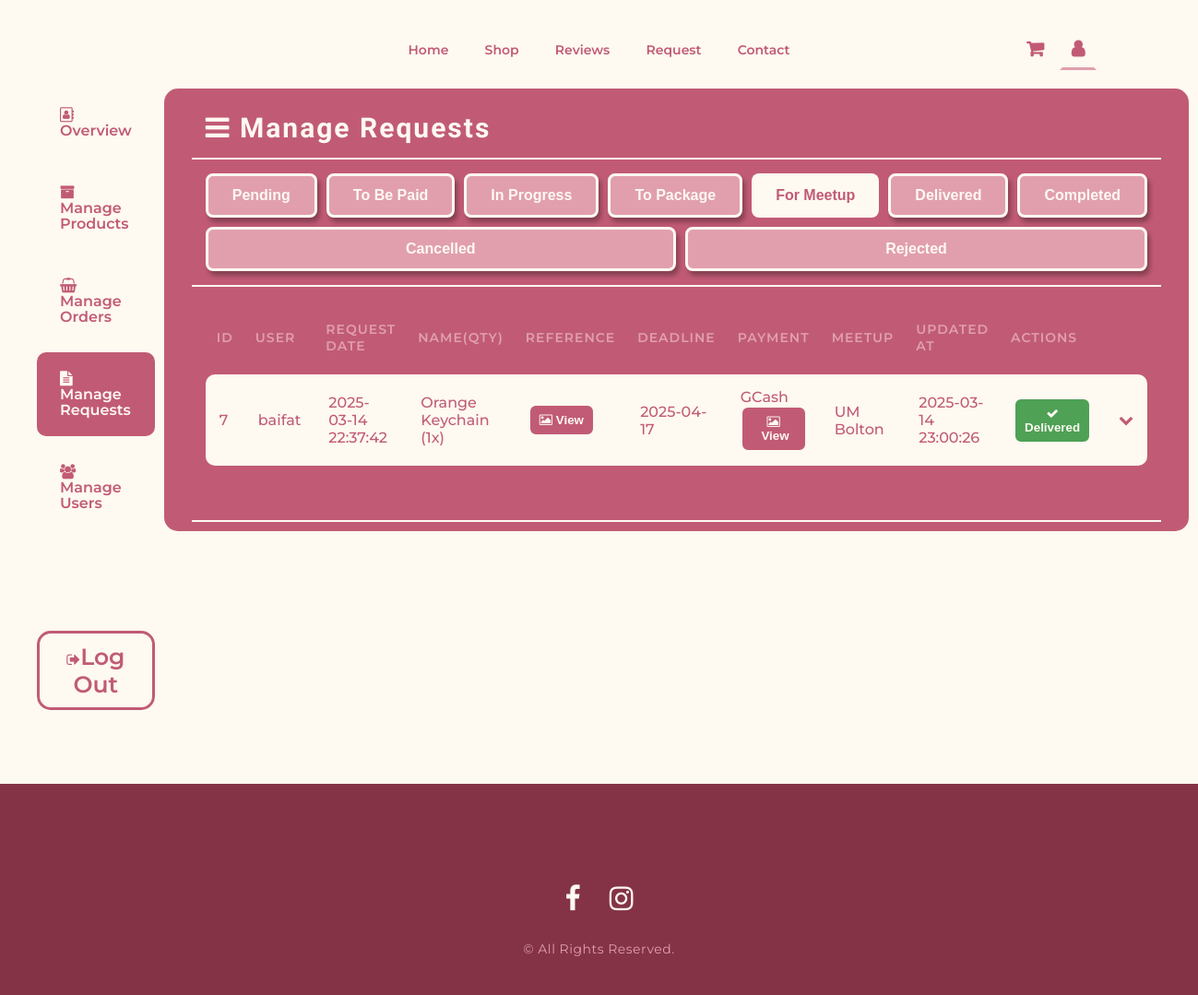
Page /admin-requests-forMeetup.php on the committed database.
### tables this page shows
CREATE TABLE `requests` (
  `RequestId` int(11) NOT NULL,
  `UserId` int(11) NOT NULL,
  `MeetupPlaceId` int(11) DEFAULT NULL,
  `RequestName` varchar(127) NOT NULL,
  `Deadline` date NOT NULL,
  `Instructions` varchar(255) NOT NULL,
  `Quantity` int(11) NOT NULL DEFAULT 1,
  `ReferenceImage` varchar(127) DEFAULT NULL,
  `RequestPrice` decimal(10,2) DEFAULT NULL,
  `RequestStatus` enum('Pending','To Pay','In Progress','To Package','For Meetup','Delivered','Completed','Rejected','Cancelled') NOT NULL DEFAULT 'Pending',
  `RequestedAt` timestamp NOT NULL DEFAULT current_timestamp(),
  `AdminMessage` varchar(255) DEFAULT NULL
);

CREATE TABLE `users` (
  `UserId` int(11) NOT NULL,
  `FirstName` varchar(127) NOT NULL,
  `LastName` varchar(127) NOT NULL,
  `Username` varchar(127) NOT NULL,
  `ProfileImage` varchar(127) DEFAULT NULL,
  `ContactNumber` varchar(127) NOT NULL,
  `Email` varchar(127) NOT NULL,
  `Password` varchar(255) NOT NULL,
  `FacebookLink` varchar(127) NOT NULL,
  `RegisteredAt` timestamp NOT NULL DEFAULT current_timestamp() ON UPDATE current_timestamp()
);

CREATE TABLE `request_payments` (
  `PaymentId` int(11) NOT NULL,
  `RequestId` int(11) NOT NULL,
  `PaymentMethod` enum('Cash on Meetup','GCash') NOT NULL,
  `PaymentRefNo` varchar(50) DEFAULT NULL,
  `ReceiptImage` varchar(255) DEFAULT NULL,
  `CreatedAt` timestamp NOT NULL DEFAULT current_timestamp()
);

CREATE TABLE `meetup_places` (
  `PlaceId` int(11) NOT NULL,
  `PlaceName` varchar(255) DEFAULT NULL
);

### includes/db_fetchAllRequests.php (called while the page is built)
<?php
require 'db_auth.php';
function fetchRequests($status)
{
    global $conn;
    $stmt = $conn->prepare("
        SELECT r.RequestId, u.Username, r.RequestName, r.Deadline, r.Instructions, m.PlaceName,
               r.Quantity, r.ReferenceImage, r.RequestPrice, r.RequestStatus, r.RequestedAt, r.AdminMessage,
               p.PaymentMethod, p.PaymentRefNo, p.ReceiptImage
        FROM requests r
        JOIN users u ON r.UserId = u.UserId
        JOIN meetup_places m ON r.MeetupPlaceId = m.PlaceId
        LEFT JOIN request_payments p ON r.RequestId = p.RequestId
        WHERE r.RequestStatus = ?
        ORDER BY r.RequestedAt DESC
    ");
    $stmt->bind_param("s", $status);
    $stmt->execute();
    $result = $stmt->get_result();
    $requests = [];
    while ($row = $result->fetch_assoc()) {
        $requestId = $row['RequestId'];
        $row['StatusUpdatedAt'] = fetchRequestStatusTimestamp($requestId, $row['RequestStatus']);
        $row['StatusHistory'] = fetchRequestStatusHistory($requestId);
        $requests[] = $row;
    }
    return $requests;
}
function fetchRequestStatusTimestamp($requestId, $status)
{
    global $conn;
    $stmt = $conn->prepare("
        SELECT MadeAt
        FROM request_status_history
        WHERE RequestId = ? AND Status = ?
        ORDER BY MadeAt DESC
        LIMIT 1
    ");
    $stmt->bind_param("is", $requestId, $status);
    $stmt->execute();
    $result = $stmt->get_result();
    if ($row = $result->fetch_assoc()) {
        return $row['MadeAt'];
    } else {
        return "N/A";
    }
}
function fetchRequestStatusHistory($requestId)
{
    global $conn;
    $stmt = $conn->prepare("
        SELECT Status, MadeAt
        FROM request_status_history
        WHERE RequestId = ?
        ORDER BY MadeAt ASC
    ");
    $stmt->bind_param("i", $requestId);
    $stmt->execute();
    $result = $stmt->get_result();
    $statusHistory = [];
    while ($row = $result->fetch_assoc()) {
        $statusHistory[] = $row;
    }
    return $statusHistory;
}

### admin-requests-forMeetup.php (the view, shortened to what this page needs)
<?php
include 'includes/db_fetchAllRequests.php';
$requests = fetchRequests('For Meetup');
?>
<!DOCTYPE html>
<html lang="en">
<head>
  <link rel="stylesheet" href="style.css" />
  <link
    rel="stylesheet"
    href="https://cdnjs.cloudflare.com/ajax/libs/font-awesome/4.7.0/css/font-awesome.min.css" />
</head>
<body>
  <header class="nav-bar">
    <div class="logo-area">
    </div>
    <nav class="link-area">
      <ul>
        <li><a href="index.php">Home</a></li>
        <li><a href="shop.php">Shop</a></li>
        <li><a href="reviews.php">Reviews</a></li>
        <li><a href="request.php">Request</a></li>
        <li><a href="contact.php">Contact</a></li>
      </ul>
    </nav>
    <div class="link-area user-area">
      <a href="#" class="fa fa-shopping-cart">
      </a>
      <a href="#" class="fa fa-user active"></a>
    </div>
  </header>
  <div class="wrapper admin">
    <section class="section user-info">
      <div class="user-info-nav">
        <a href="admin.php" class="fa fa-address-book-o"><span>&nbsp Overview</span></a>
        <a href="admin-products.php" class="fa fa-archive"><span>&nbsp Manage Products</span></a>
        <a href="admin-orders.php" class="fa fa-shopping-basket"><span>&nbsp Manage Orders</span></a>
        <a href="admin-requests.php" class="fa fa-file-text active"><span>&nbsp Manage Requests</span></a>
        <a href="admin-users.php" class="fa fa-users"><span>&nbsp Manage Users</span></a>
        <form id="logoutForm" action="actions/db_signout.php" method="post">
          <button id="logoutButton" class="log-out" type="button">
            <i class="fa fa-sign-out"></i><span>Log Out</span>
          </button>
        </form>
      </div>
      <div class="user-info-main">
        <div class="user-main-area heading">
          <h3><i class="fa fa-bars">&nbsp</i>Manage Requests</h3>
        </div>
        <div class="user-main-area">
          <div class="StatusTabs">
            <a href="admin-requests.php"><button class="button-alt">Pending</button></a>
            <a href="admin-requests-toBePaid.php"><button class="button-alt">To Be Paid</button></a>
            <a href="admin-requests-inProgress.php"><button class="button-alt">In Progress</button></a>
            <a href="admin-requests-toPackage.php"><button class="button-alt">To Package</button></a>
            <a href="admin-requests-forMeetup.php"><button class="button-alt active">For Meetup</button></a>
            <a href="admin-requests-Delivered.php"><button class="button-alt">Delivered</button></a>
            <a href="admin-requests-Completed.php"><button class="button-alt">Completed</button></a>
            <a href="admin-requests-Cancelled.php"><button class="button-alt">Cancelled</button></a>
            <a href="admin-requests-Rejected.php"><button class="button-alt">Rejected</button></a>
          </div>
        </div>
        <div class="user-main-area">
          <div class="table-list user-list">
            <table>
              <?php if (!empty($requests)): ?>
                <tr class="table-header">
                  <th>ID</th>
                  <th>USER</th>
                  <th>REQUEST DATE</th>
                  <th>NAME(QTY)</th>
                  <th>REFERENCE</th>
                  <th>DEADLINE</th>
                  <th>PAYMENT</th>
                  <th>MEETUP</th>
                  <th>UPDATED AT</th>
                  <th>ACTIONS</th>
                </tr>
                <?php foreach ($requests as $request): ?>
                  <tr>
                    <td><?= number_format($request['RequestId']) ?></td>
                    <td><?= htmlspecialchars($request['Username']) ?></td>
                    <td><?= htmlspecialchars($request['RequestedAt']) ?></td>
                    <td><?= htmlspecialchars($request['RequestName']) ?> (<?= number_format($request['Quantity']) ?>x)</td>
                    <td>
                      <?php if (!empty($request['ReferenceImage'])): ?>
                        <a href="<?= htmlspecialchars($request['ReferenceImage']) ?>" target="_blank">
                          <button class="table-button">
                            <i class="fa fa-image"></i>&nbspView
                          </button>
                        </a>
                      <?php else: ?>
                        No Image
                      <?php endif; ?>
                    </td>
                    <td><?= htmlspecialchars($request['Deadline']) ?></td>
                    <td>
                      <?= htmlspecialchars($request['PaymentMethod']) ?>
                      <?php if (!empty($request['ReceiptImage'])): ?>
                        <a href="<?= htmlspecialchars($request['ReceiptImage']) ?>" target="_blank">
                          <button class="table-button">
                            <i class="fa fa-image"></i>&nbspView
                          </button>
                        </a>
                      <?php else: ?>
                      <?php endif; ?>
                    </td>
                    <td><?= htmlspecialchars($request['PlaceName']) ?></td>
                    <td><?= htmlspecialchars($request['StatusUpdatedAt']) ?></td>
                    <td>
                      <div class="button-area">
                        <form action="actions/db_updateRequestStatus.php" method="POST">
                          <button type="button" class="table-button btn-update confirmTrigger" data-message="Are you sure you want to update the status of this request?">
                            <i class="fa fa-check"></i> Delivered
                          </button>
                        </form>
                      </div>
                    </td>
                    <td>
                      <i class="fa fa-chevron-down toggle-down" data-request-id="<?= $request['RequestId'] ?>"></i>
                    </td>
                  </tr>
                <?php endforeach; ?>
              <?php else: ?>
                <p style="text-align: center; font-weight:600; font-size:20px;">No requests to be delivered.</p>
              <?php endif; ?>
            </table>
            <br>
          </div>
        </div>
      </div>
    </section>
  </div>
  <footer class="footer-bar">
    <div class="footer-content">
      <div class="social-area">
        <a href="https://www.facebook.com/profile.php?id=61557911686578" target="_blank" class="fa fa-facebook"></a>
        <a href="https://www.instagram.com/hazey.crochet/" target="_blank" class="fa fa-instagram"></a>
      </div>
      <p>© All Rights Reserved.</p>
    </div>
  </footer>
</body>
</html>

### rows in the picture
requests: RequestId "7", UserId.Username "baifat", RequestedAt "2025-03-14 22:37:42", RequestName "Orange Keychain", Quantity "1", Deadline "2025-04-17", request_payments.PaymentMethod "GCash", MeetupPlaceId.PlaceName "UM Bolton", StatusUpdatedAt "2025-03-14 23:00:26"
